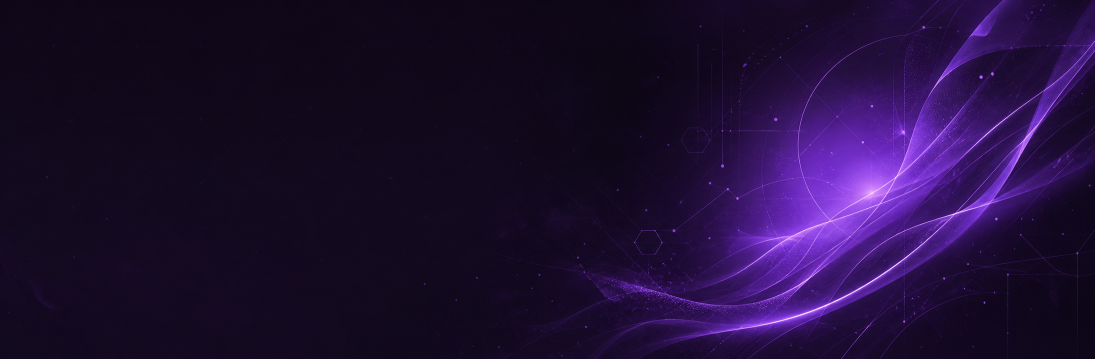
#> input picture src/profile-banner-background.png, 2190 x 718 px (shown at 1/2 size)
$ python build_profile_banner.py
#> lines starting #> are read from the running program, lines starting #| are printed output that depends on the picture
"""Build the animated banner used by the profile README.

The script keeps the source avatar local and makes the visual language easy to
refresh without hand-editing a binary GIF.
"""

from __future__ import annotations

import math
from pathlib import Path

from PIL import Image, ImageDraw, ImageFilter, ImageFont, ImageOps


ASSET_DIR = Path(__file__).resolve().parent
SIZE = (1280, 420)
PRIMARY = (150, 98, 212)  # #9662D4
INK = (12, 7, 22)
LIGHT = (239, 231, 250)
MUTED = (201, 184, 224)
FRAME_COUNT = 16


def font(name: str, size: int) -> ImageFont.FreeTypeFont:
    return ImageFont.truetype(Path(r"C:\\Windows\\Fonts") / name, size)


def cover(image: Image.Image, size: tuple[int, int]) -> Image.Image:
#> called with size = (1280, 420)
    width, height = image.size
#> width = 2190; height = 718
    target_width, target_height = size
    scale = max(target_width / width, target_height / height)
#> scale = 0.585
    resized = image.resize((round(width * scale), round(height * scale)), Image.Resampling.LANCZOS)
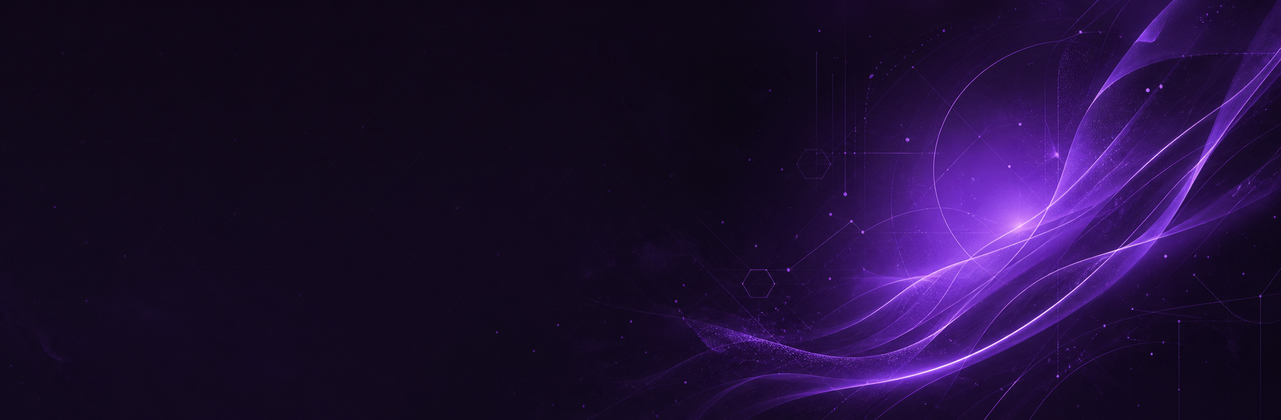
#> resized: PIL image 1281x420 RGBA; mean R, G, B, A 31.2, 13.9, 53.3, 255
    left = (resized.width - target_width) // 2
#> left = 0
    top = (resized.height - target_height) // 2
#> top = 0
    return resized.crop((left, top, left + target_width, top + target_height))


def circular_avatar() -> Image.Image:
#> (the run stopped early here; a loop or call above may not have finished)
